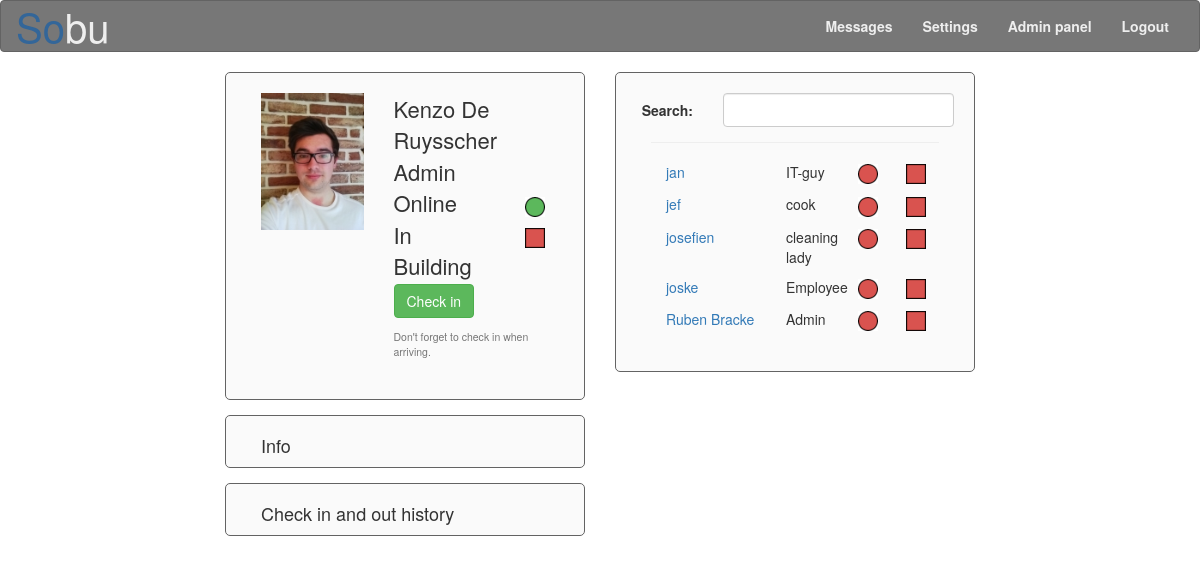
/Site/user_page.php (signed in), run on the app's committed database.
### tables this page shows
CREATE TABLE IF NOT EXISTS `in_building` (
	`in_building_id` int(11) AUTO_INCREMENT,
	`user_id` int(11),
	`in_building_now` tinyint(1) DEFAULT '0',
	`time_check` timestamp NOT NULL DEFAULT CURRENT_TIMESTAMP,
	PRIMARY KEY (`in_building_id`),
	FOREIGN KEY (`user_id`) REFERENCES `user`(`user_id`)
);

CREATE TABLE IF NOT EXISTS `user` (
	`user_id` int(11) AUTO_INCREMENT,
	`name` varchar(40),
	`nin` bigint(30),
	`address` varchar(80),
	`gender` tinyint(1),
	`email` varchar(40),
	`profile_picture` varchar(10),
	`date_of_birth` date ,
	`online` tinyint(1) default '0',
	`martial_status` varchar(20),
	`password` varchar(50) default '21232f297a57a5a743894a0e4a801fc3',  
	`phone_number` varchar(15),
	`function` varchar(15),
	`rights_id` int(3) default '0',
	`admin` tinyint(1) default '0',
	`start_date` date,
	PRIMARY KEY (`user_id`),
	FOREIGN KEY (`rights_id`) REFERENCES `rights`(`rights_id`)
);

### Site/functions.php (the view, shortened to what this page needs)
<?php
function connecteren()
{
	$host 		= "localhost";
	$user		= "sobu";
	$password	= "r0628842!1S";
	$database	= "sobu";
	$link = mysqli_connect($host, $user, $password) or die("Er kan geen connectie gelegd worden met $host");
	mysqli_select_db($link, $database) or die("databank $database niet beschikbaar");
	return $link;
}
function show_member()
{
	$x = NULL;
	$link = connecteren();
	$query_list = "SELECT user.user_id, user.name, user.function, user.online, in_building.in_building_now, in_building.in_building_id FROM user LEFT JOIN in_building on user.user_id = in_building.user_id ORDER BY user.name ASC, in_building.in_building_id DESC";
	$result_list = mysqli_query($link, $query_list) or die("FOUT: er is een fout opgetreden bij het uitvoeren van de query \"$query_list\"");
	if($result_list->num_rows > 0)
	{
		while($row = $result_list->fetch_assoc())
		{
			if(($row['user_id'] != $_SESSION['user_id']) && ($row['user_id'] != $x))
			{
				echo "<div class='form-group'>
				<div class='col-xs-5'><a href=\"colleague_page.php?id=".$row['user_id']."\">".$row['name']."</a></div>
				<div class='col-xs-3'>" .$row['function']. "</div>
				<div class='col-xs-2'>";
					if ($row["online"] == 1)
					{
						echo "<img src=\"IMG/Green_circle.png\" title=\"Online\" alt=\"Online\" class=\"indicator_online_building\">";
					}
					else
					{
						echo "<img src=\"IMG/Red_circle.png\" title=\"Offline\" alt=\"Offline\" class=\"indicator_online_building\">";
					}
					echo "</div><div class='col-md-2'>";
					if ($row["in_building_now"] == 1)
					{
						echo "<img src=\"IMG/Green_square.png\" id=\"in_building\" title=\"In Building\" alt=\"In Building\" class=\"indicator_online_building\">";
					}
					else
					{
						echo "<img src=\"IMG/Red_square.png\" id=\"in_building\" title=\"Not in Building\" alt=\"Not in building\" class=\"indicator_online_building\">";
					}
					echo "</div>
				</div>
				<p class='clear_both'></p>";
				$x = $row['user_id'];
			}
		}
	}
	else
	{
		echo 'not found';
	}
}
?>

### Site/CSS/style.css (style rules this page uses)
body { padding-bottom: 15px; }
img.indicator_online_building { width: 20px; height: 20px; }

### data on the page
in_building: user.name "jan", user.function "IT-guy", in_building_now 0 (drawn)
in_building: user.name "jef", user.function "cook", in_building_now 0 (drawn)
in_building: user.name "josefien", user.function "cleaning lady", in_building_now 0 (drawn)
in_building: user.name "joske", user.function "Employee", in_building_now 0 (drawn)
in_building: user.name "Ruben Bracke", user.function "Admin", in_building_now 0 (drawn)

### other printed values
$_SESSION["name"] "Kenzo De Ruysscher"
$_SESSION["function"] "Admin"
